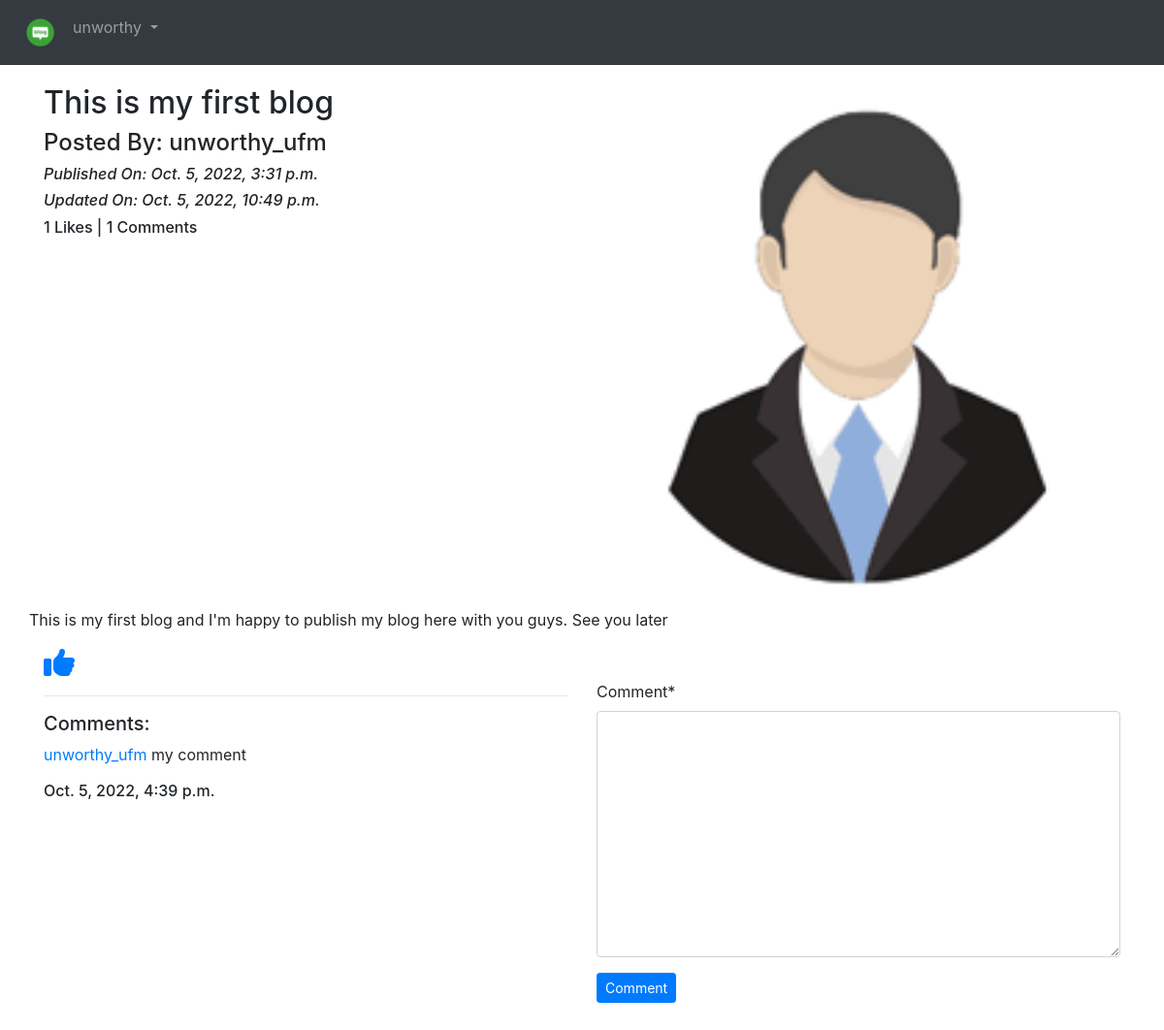
Screenshot of /blog/details/This-is-my-first-blog-4d11a7ef-dca6-429f-baec-b8c54302074f (signed in) with the database file from the repository.
### App_Blog/models.py (models this page shows, shortened)
class Blog(models.Model):
    author = models.ForeignKey(
        User, related_name='post_author', on_delete=models.CASCADE)
    blog_title = models.CharField(max_length=264, verbose_name='Put a title')
    slug = models.SlugField(max_length=264, unique=True)
    blog_content = models.TextField(verbose_name='What is on your mind?')
    blog_image = models.ImageField(
        upload_to='blog_images', verbose_name='Image')
    published_date = models.DateTimeField(auto_now_add=True)
    update_date = models.DateTimeField(auto_now=True)
    class Meta:
        ordering = ['-published_date', ]

class Comment(models.Model):
    blog = models.ForeignKey(
        Blog, on_delete=models.CASCADE, related_name='blog_comment')
    user = models.ForeignKey(
        User, on_delete=models.CASCADE, related_name='user_comment')
    comment = models.TextField()
    comment_date = models.DateTimeField(auto_now_add=True)
    class Meta:
        ordering = ['-comment_date', ]

### App_Blog/views.py (the view, shortened to what this page needs)
# urls.py: path('details/<slug:slug>', views.blog_details, name='blog_details'),
@login_required
def blog_details(request, slug):
    blog = Blog.objects.get(slug=slug)
    comment_form = CommentForm()
    already_liked = Likes.objects.filter(blog=blog, user=request.user)
    if already_liked:
        liked = True
    else:
        liked = False
    return render(request, 'App_Blog/blog_details.html', context={'blog': blog, 'comment_form': comment_form, 'liked': liked, })

### App_Blog/forms.py
class CommentForm(forms.ModelForm):
    class Meta:
        model = Comment
        fields = ('comment',)

### templates/App_Blog/blog_details.html (shortened to what this page needs)
{% extends 'base.html' %}
{% load crispy_forms_tags %}
{% block body_block %}
    <div class="row">
        <div class="col-sm-6">
            <h2>{{blog.blog_title}}</h2>
            <h4>Posted By: {{blog.author}}</h4>
            <i><h6>Published On: {{blog.published_date}}</h6></i>
            <i><h6>Updated On: {{blog.update_date}}</h6></i>
            <h6>{{blog.liked_blog.count}} Likes | {{blog.blog_comment.count}} Comments</h6>
        </div>
        <div class="col-sm-6">
            <img src="/media/{{blog.blog_image}}" width="100%">
        </div>
        <p>{{blog.blog_content|linebreaks}}</p>
    </div>
    {% if not liked %}
        <a href="{% url 'App_Blog:liked_post' pk=blog.pk %}">
            <i class="fa fa-thumbs-o-up fa-2x" aria-hidden="true"></i>
        </a>
    {% else %}
        <a href="{% url 'App_Blog:unliked_post' pk=blog.pk %}">
            <i class="fa fa-thumbs-o-down fa-2x" aria-hidden="true"></i>
        </a>
    {% endif %}
    <div class="row">
        <div class="col-sm-6">
            <hr>
            <h5>Comments:</h5>
            {% for comment in blog.blog_comment.all %}
                <p><a href="#">{{comment.user}}</a> {{comment.comment}}<br><h6>{{comment.comment_date}}</h6></p>
            {% endfor %}
        </div>
        <div class="col-sm-6">
            <form method="POST">
                {{ comment_form|crispy }}
                <button type="submit" class="btn btn-primary btn-sm">Comment</button>
            </form>
        </div>
    </div>
    <br>
    <br>
{% endblock %}

### templates/base.html (shortened to what this page needs)
<!DOCTYPE html>
<html lang="en">
<head>
    <link rel="stylesheet" href="https://maxcdn.bootstrapcdn.com/bootstrap/4.4.1/css/bootstrap.min.css">
    <link href="https://maxcdn.bootstrapcdn.com/font-awesome/4.7.0/css/font-awesome.min.css" rel="stylesheet">
    <link rel="stylesheet" href="https://cdnjs.cloudflare.com/ajax/libs/font-awesome/6.2.0/css/all.min.css">
</head>
<body>
    <nav class="navbar navbar-expand-sm bg-dark navbar-dark">
        <ul class="navbar-nav">
          <li class="nav-item active">
            <a class="nav-link" href="{% url 'index' %}"><img src="/media/logo.png" width="35px" alt="Logo"></a>
          </li>
          {% if user.is_authenticated %}
            <div class="nav-item dropdown">
                <a class="nav-link dropdown-toggle" href="#" id="navbardrop" data-toggle="dropdown">
                    {{user.username}}
                </a>
            </div>
          {% endif %}
        </ul>
      </nav>
    <div class="container" style="padding-top: 20px;">
        {% block body_block %} {% endblock %}
    </div>
</body>
</html>

### rows the page displays
Blog: blog_title "This is my first blog", author "unworthy_ufm", published_date "Oct. 5, 2022, 3:31 p.m.", update_date "Oct. 5, 2022, 10:49 p.m.", liked_blog.count "1", blog_comment.count "1", blog_image (picture), blog_content "This is my first blog and I'm happy to publish my blog here with you guys. See you later"
Comment: user "unworthy_ufm", comment "my comment", comment_date "Oct. 5, 2022, 4:39 p.m."

### other values shown
{{ user.username }} "unworthy"
